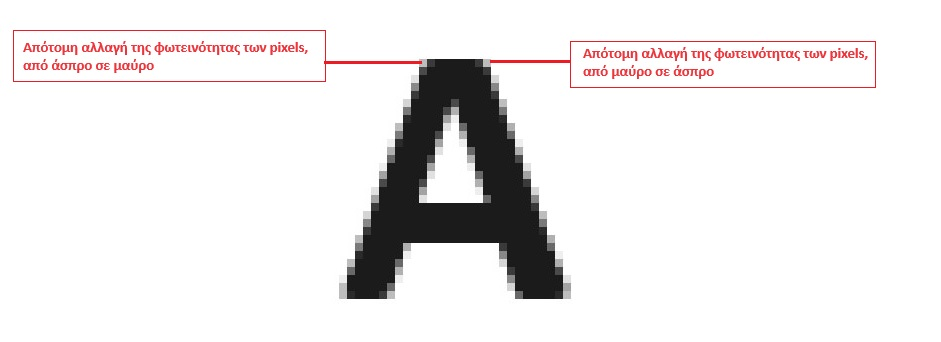
#> input picture imgs/letter_A.jpg, 941 x 342 px
$ jupyter execute CV_edge_detection.ipynb
#> lines starting #> are read from the running program, lines starting #| are printed output that depends on the picture
# Τί είναι η ανίχνευση ακμών;

Η ψηφιακή επεξεργασία εικόνας περιλαμβάνει ένα σύνολο αλγορίθμων για την επεξεργασία, ανάλυση και χειρισμό των ψηφιακών δεδομένων εικόνας ή βίντεο. Οι αλγόριθμοι αυτοί δέχονται ως είσοδο εικόνες/βίντεο και παράγουν ως έξοδο εικόνες/βίντεο και μας βοηθάνε να εξάγουμε και να χρησιμοποιήσουμε τις πληροφορίες που προέρχονται από το συγκεκριμένο ψηφιακό περιεχόμενο. <br> Η ανίχνευση ακμών είναι μια τεχνική που χρησιμοποιούμε στην επεξεργασίας εικόνας για να <b>εντοπίσουμε σημεία της εικόνας τα οποία παρουσιάζουν ασυνέχειες</b>, δηλαδή έντονες αλλαγές στη φωτεινότητα της εικόνας. Μία ακμή σε μια εικόνα, θα μπορούσαμε να πούμε ότι χαρακτηρίζεται από μια <b>σημαντική τοπική αλλαγή στην ένταση της εικόνας (από pixel σε pixel)</b>.<br> Παράδειγμα:

[cell 1]
from matplotlib import pyplot as plt
# import the cv2 library
import cv2

# The function cv2.imread() is used to read an image.
img = cv2.imread('imgs/letter_A.jpg')
#> img is the input picture: shape (342, 941, 3); mean B, G, R 233.8, 233.7, 235.9
# Matplot lib expects img in RGB format but OpenCV provides it in BGR
rgb_im = cv2.cvtColor(img, cv2.COLOR_BGR2RGB)
gray = cv2.cvtColor(rgb_im, cv2.COLOR_BGR2GRAY)
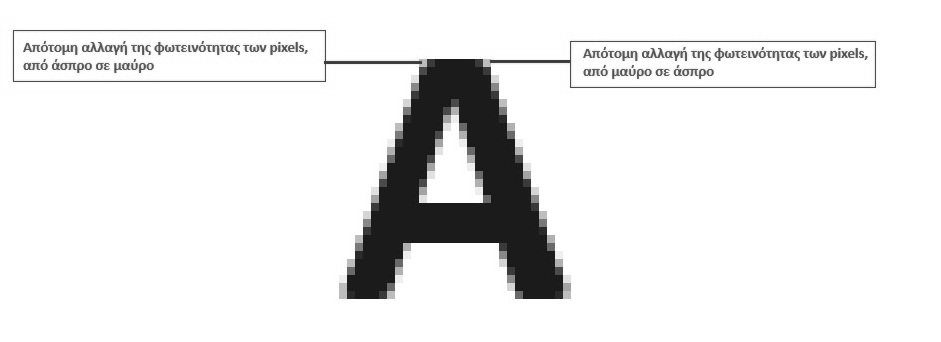
#> gray: shape (342, 941); min 6, max 255, mean 234

plt.imshow(gray, cmap='gray')
plt.title('image of letter "A"')
